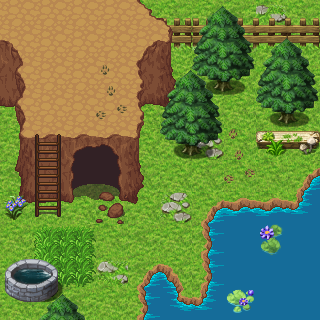

This is a level from a 2D game, rendered from its Tiled map with the project's own tilesets. A one-line summary and the complete map file follow:
An orthogonal 10x10 tile map with 32x32 px tiles, 7 tile layers (Tile Layer 1, rock2, fence,  cliff, ...), 3 tilesets.

<map version="1.0" orientation="orthogonal" renderorder="right-down" width="10" height="10" tilewidth="32" tileheight="32" nextobjectid="1">
 <tileset firstgid="1" name="D2_spring_by_Candacis_zps8bvcasnr (2)" tilewidth="32" tileheight="32" tilecount="256" columns="16">
  <image source="../idk if free/D2_spring_by_Candacis_zps8bvcasnr (2).png" width="512" height="512" />
 </tileset>
 <tileset firstgid="257" name="TileA2 (1)" tilewidth="32" tileheight="32" tilecount="192" columns="16">
  <image source="../idk if free/TileA2 (1).png" width="512" height="384" />
 </tileset>
 <tileset firstgid="449" name="terrain_atlas" tilewidth="32" tileheight="32" tilecount="1024" columns="32">
  <image source="../idk if free/terrain_atlas.png" width="1024" height="1024" />
  <terraintypes>
   <terrain name="water" tile="-1" />
  </terraintypes>
  <tile id="298" terrain="0,0,0," />
  <tile id="299" terrain="0,0,,0" />
  <tile id="330" terrain="0,,0,0" />
  <tile id="331" terrain=",0,0,0" />
  <tile id="361" terrain=",,,0" />
  <tile id="362" terrain=",,0,0" />
  <tile id="363" terrain=",,0," />
  <tile id="393" terrain=",0,,0" />
  <tile id="394" terrain="0,0,0,0" />
  <tile id="395" terrain="0,,0," />
  <tile id="425" terrain=",0,," />
  <tile id="426" terrain="0,0,," />
  <tile id="427" terrain="0,,," />
 </tileset>
 <layer name="Tile Layer 1" width="10" height="10">
  <data encoding="csv">
274,258,258,258,274,274,289,273,257,274,
274,258,273,290,273,289,257,257,290,273,
290,289,274,273,289,258,274,290,274,273,
290,273,273,258,258,289,258,289,258,290,
289,290,273,289,290,274,289,257,273,289,
273,290,289,274,274,290,274,257,257,290,
257,289,290,258,290,257,257,274,257,274,
289,274,290,257,273,289,273,274,289,257,
290,258,257,273,273,289,258,257,290,257,
290,290,273,289,274,257,273,257,274,274
</data>
 </layer>
 <layer name="rock2" width="10" height="10">
  <data encoding="csv">
0,0,0,0,0,0,0,0,86,0,
0,0,0,0,0,0,0,0,243,0,
0,0,0,0,0,0,0,0,0,0,
0,0,0,0,0,0,0,0,0,0,
0,0,0,0,0,0,0,0,0,0,
0,0,0,0,0,0,0,0,0,0,
0,0,0,0,0,0,0,0,0,0,
0,0,0,0,0,0,0,0,0,0,
0,0,0,0,0,0,0,0,0,0,
0,0,0,0,0,0,0,0,0,0
</data>
 </layer>
 <layer name="fence" width="10" height="10">
  <data encoding="csv">
0,0,0,0,0,225,226,227,227,228,
0,0,0,0,0,241,242,243,244,244,
0,0,0,0,0,0,0,0,0,0,
0,0,0,0,0,0,0,0,0,0,
0,0,0,0,0,0,0,0,0,0,
0,0,0,0,0,0,0,0,0,0,
0,0,0,0,0,0,0,0,0,0,
0,0,0,0,0,0,0,0,0,0,
0,0,0,0,0,0,0,0,0,0,
0,0,0,0,0,0,0,0,0,0
</data>
 </layer>
 <layer name=" cliff" width="10" height="10">
  <data encoding="csv">
487,487,487,487,458,456,0,0,0,0,
489,487,487,487,490,520,0,0,0,0,
521,487,487,487,522,552,0,0,0,0,
553,487,487,487,554,584,0,0,0,0,
518,519,610,611,520,0,0,0,0,0,
550,551,642,643,552,0,0,0,0,0,
582,583,674,675,584,0,0,0,0,0,
0,0,0,0,0,0,0,0,0,0,
0,0,0,0,0,0,0,0,0,0,
0,0,0,0,0,0,0,0,0,0
</data>
 </layer>
 <layer name="latter" width="10" height="10">
  <data encoding="csv">
0,0,0,0,0,0,0,0,0,0,
0,0,0,0,0,0,0,0,0,0,
0,0,0,197,0,0,0,0,0,0,
0,0,0,213,0,0,0,0,0,0,
0,586,0,0,0,0,87,197,245,246,
0,618,0,0,0,0,0,213,0,810,
116,650,0,684,0,0,810,811,811,780,
0,275,276,0,0,0,842,843,843,843,
0,291,292,0,810,812,842,843,843,843,
0,0,0,0,842,779,780,843,843,843
</data>
 </layer>
 <layer name="tree bottom" width="10" height="10">
  <data encoding="csv">
0,0,0,0,0,0,0,0,0,0,
0,0,0,0,0,0,67,68,0,0,
0,0,0,0,0,0,83,84,67,68,
0,0,0,0,0,67,68,0,83,84,
0,0,0,0,0,83,84,0,0,0,
0,0,0,0,0,0,0,0,0,0,
0,0,0,0,0,87,0,0,0,0,
0,0,0,0,0,0,0,0,15,0,
55,56,0,85,0,0,0,0,0,0,
71,72,0,0,0,0,0,14,0,0
</data>
 </layer>
 <layer name="tree top" width="10" height="10">
  <data encoding="csv">
0,0,0,0,0,0,51,52,0,0,
0,0,0,0,0,0,0,0,51,52,
0,0,0,0,0,51,52,0,0,0,
0,0,0,0,0,0,0,0,0,0,
0,0,0,0,0,0,0,0,0,0,
0,0,0,0,0,0,0,0,0,0,
0,0,0,0,0,0,0,0,0,0,
0,0,0,0,0,0,0,0,0,0,
0,0,0,0,0,0,0,0,0,0,
0,51,52,0,0,0,0,0,0,0
</data>
 </layer>
</map>
